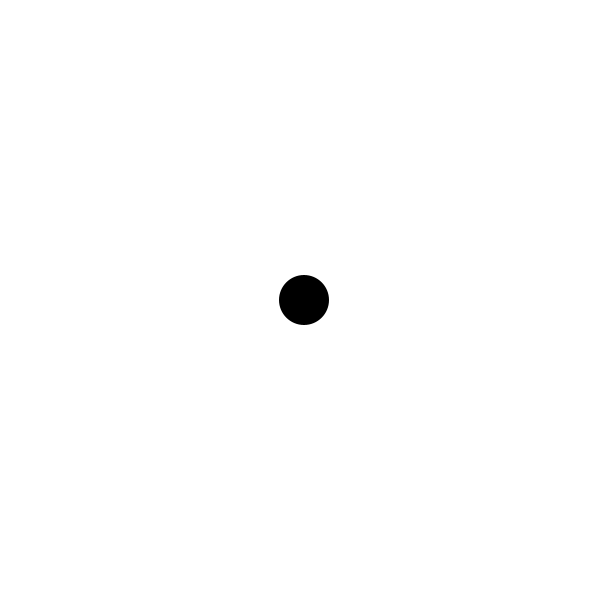
Frame 1 (no input)
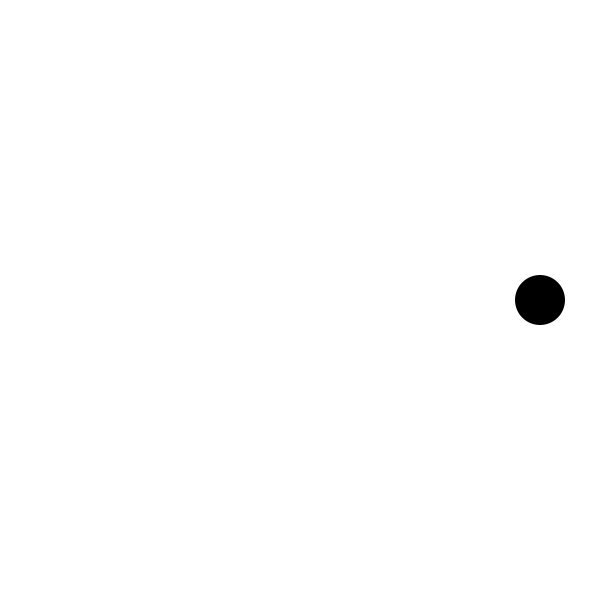
Frame 60 (the mouse pressed at the canvas centre just before this capture)
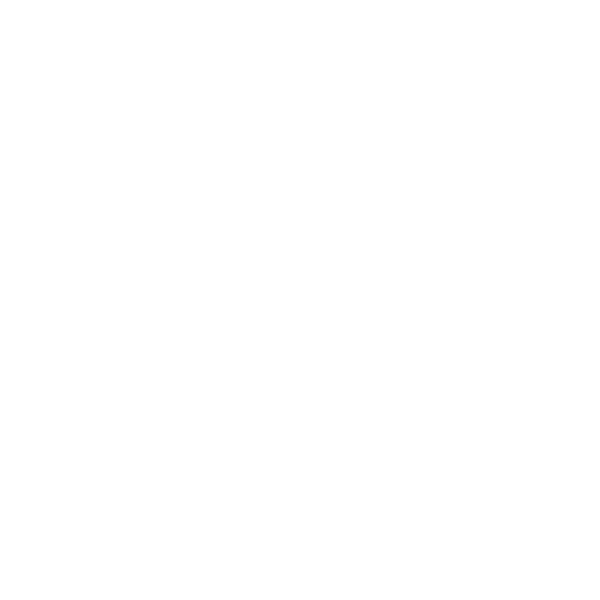
Frame 120 (the mouse held since frame 60 and released just before this capture)

The Processing sketch that drew these frames (run headless with seeded random() and noise(); from frame 60 on, the mouse is pressed at the canvas centre):

// Processing sketch: Day4ballenlarge
// ── Day4ballenlarge.pde
float xPos, yPos;
float radius;

void setup(){
  size(600, 600);
  xPos = width/2;
  yPos = height/2;
  radius = 10;
  
}

void draw(){
  background(255);
  noStroke();
  fill(0);
  radius = calculateRadius(mouseX, mouseY);
  radius = map(mouseX, 0, 1200, 50, 150);
  xPos = moveCircle();
  ellipse(xPos, yPos, radius, radius);
}

float calculateRadius(float x, float y){
  float sum = x + y;
  return sum;
}

float moveCircle(){
  return xPos + 4;
}
